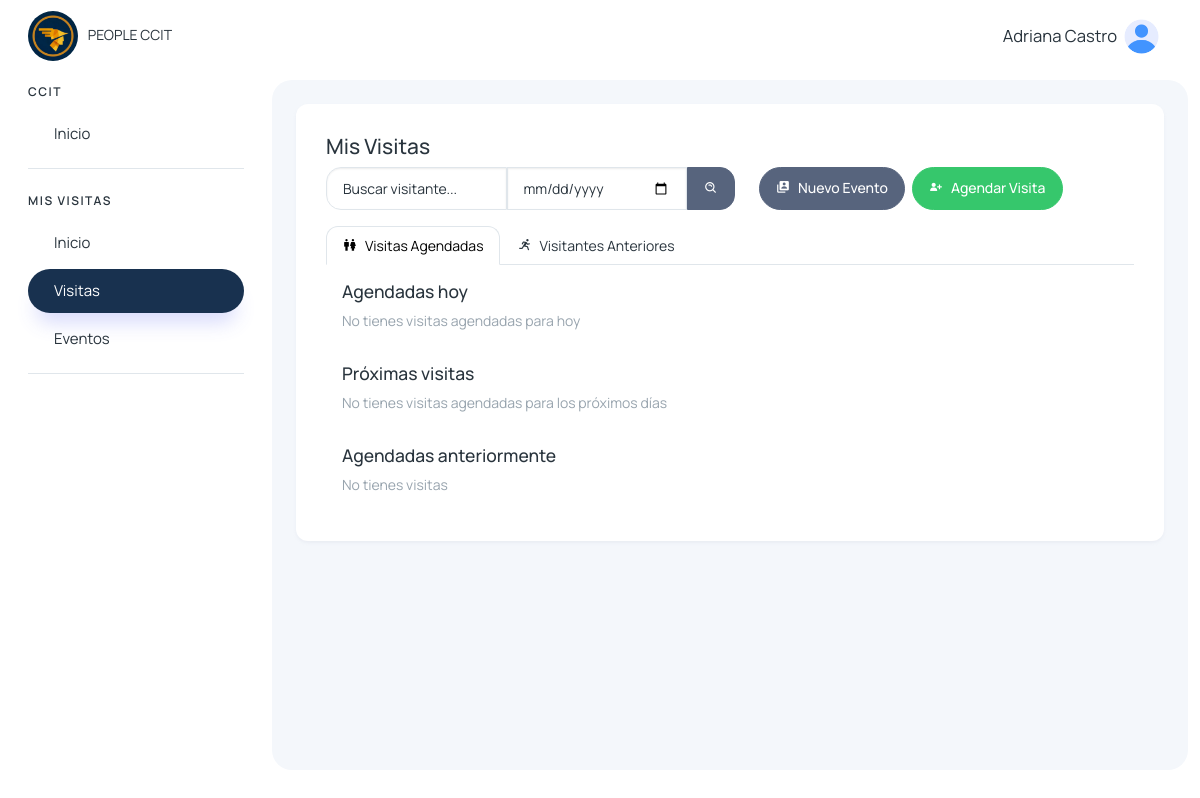
The page /colaborador/visitas/ (signed in) on the database as committed earlier.
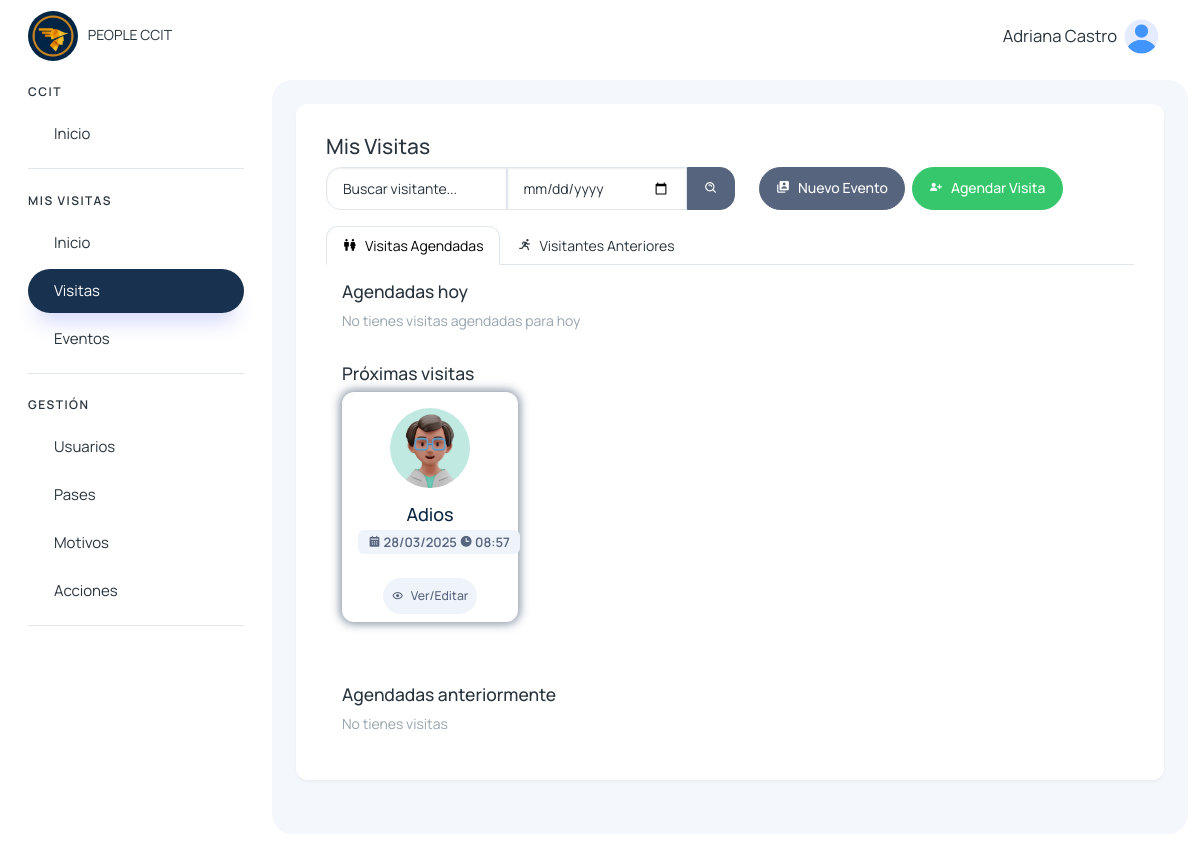
The same page on the database as committed later.
### visitantes/models.py (models this page shows, shortened)
class Visita(models.Model):
    cod_visita = models.CharField(max_length=50, unique=True)
    visitante = models.CharField(max_length=500)
    motivo = models.TextField()
    accion = models.TextField(null=True, blank=True)
    tipo = models.TextField()
    agendado_presente = models.CharField(max_length=500, null=True, blank=True)
    estado_visitante = models.CharField(max_length=500, null=True, blank=True)
    area_departamento = models.CharField(max_length=255)
    fecha_visita = models.DateField()
    hora_ingreso = models.TimeField()
    hora_salida = models.TimeField(null=True, blank=True)
    persona_visitada = models.ForeignKey(User, on_delete=models.CASCADE, related_name='visitas_recibidas')
    usuario_registro = models.ForeignKey(User, on_delete=models.CASCADE, related_name='visitas_registradas')
    num_pase = models.CharField(max_length=50, null=True, blank=True)
    foto_documento_identificacion = models.ImageField(upload_to='visitantes/', blank=True, null=True)
    created_at = models.DateTimeField(auto_now_add=True)
    updated_at = models.DateTimeField(auto_now=True)

### colaboradores/views.py (the view)
# urls.py: path('colaborador/visitas/', views.visitas_colaborador, name='visitas_colaborador'),
@login_required
def visitas_colaborador(request):
    today = timezone.localdate()
    visitas_dentro = Visita.objects.filter(estado_visitante='out', persona_visitada= request.user.id).order_by('fecha_visita', 'hora_ingreso')
    visitas_agendadas = Visita.objects.filter(
        Q(estado_visitante='agendado', agendado_presente='agendado', persona_visitada= request.user.id),
        fecha_visita=today
    ).order_by('fecha_visita', 'hora_ingreso')
    visitas_proximas_agendadas = Visita.objects.filter(
        Q(estado_visitante='agendado', agendado_presente='agendado', persona_visitada= request.user.id),
        fecha_visita__gt=today
    ).order_by('fecha_visita', 'hora_ingreso')
    visitas_agendadas_anteriormente = Visita.objects.filter(
        Q(agendado_presente='agendado', persona_visitada= request.user.id),
        fecha_visita__lt=today
    ).exclude(estado_visitante='in').order_by('fecha_visita', 'hora_ingreso')
    visitantes_visita = VisitanesVisita.objects.all()
    pertenencias = PertenenciasVisitante.objects.all()
    pases = PaseAcceso.objects.all()
    eventos_hoy = EventoCapacitacion.objects.filter(organizador= request.user.id, fecha=today).order_by('fecha', 'hora_inicio')
    eventos_proximos = EventoCapacitacion.objects.filter(organizador= request.user.id, fecha__gt=today).order_by('fecha', 'hora_inicio')
    eventos_anteriores = EventoCapacitacion.objects.filter(organizador= request.user.id, fecha__lt=today).order_by('fecha', 'hora_inicio')
    visitante_por_documento = {v.documento_identificacion: v.nombre for v in visitantes_visita}
    visitas_info = {}
    for visita in visitas_dentro:
        visitas_info[visita.cod_visita] = {
            'visita': visita,
            'visitantes': [v for v in visitantes_visita if v.cod_visita == visita.cod_visita],
            'pertenencias': [p for p in pertenencias if p.cod_visita == visita.cod_visita],
        }
    visitas_agendadas_info = {}
    for visita in visitas_agendadas:
        visitas_agendadas_info[visita.cod_visita] = {
            'visita': visita,
            'visitantes': [v for v in visitantes_visita if v.cod_visita == visita.cod_visita],
            'pertenencias': [p for p in pertenencias if p.cod_visita == visita.cod_visita],
        }
    visitas_proximas_agendadas_info = {}
    for visita in visitas_proximas_agendadas:
        visitas_proximas_agendadas_info[visita.cod_visita] = {
            'visita': visita,
            'visitantes': [v for v in visitantes_visita if v.cod_visita == visita.cod_visita],
            'pertenencias': [p for p in pertenencias if p.cod_visita == visita.cod_visita],
        }
    visitas_agendadas_anteriormente_info = {}
    for visita in visitas_agendadas_anteriormente:
        visitas_agendadas_anteriormente_info[visita.cod_visita] = {
            'visita': visita,
            'visitantes': [v for v in visitantes_visita if v.cod_visita == visita.cod_visita],
            'pertenencias': [p for p in pertenencias if p.cod_visita == visita.cod_visita],
        }
    return render(request, 'visitantes/colaborador/visitas.html', {
        'visitas_dentro': visitas_dentro,
        'visitas_agendadas': visitas_agendadas,
        'visitas_proximas_agendadas': visitas_proximas_agendadas,
        'visitas_agendadas_anteriormente': visitas_agendadas_anteriormente,
        'visitantes_visita': visitantes_visita,
        'pertenencias': pertenencias,
        'visitas_info': visitas_info,
        'visitas_agendadas_info': visitas_agendadas_info,
        'visitas_proximas_agendadas_info': visitas_proximas_agendadas_info,
        'visitas_agendadas_anteriormente_info': visitas_agendadas_anteriormente_info,
        'pases': pases,
        'eventos_hoy': eventos_hoy,
        'eventos_proximos': eventos_proximos,
        'eventos_anteriores': eventos_anteriores,
        'visitante_por_documento': visitante_por_documento,
    })

### usuarios/templatetags/menu_tags.py (called while the page is built)
@register.simple_tag(takes_context=True)
def active(context, *url_names):
    request = context.get('request')
    if not request:
        return ''
    current_url = request.resolver_match.url_name
    if current_url in url_names:
        return 'active'
    return ''

### visitantes/context_processors.py (called while the page is built)
def grupos_usuario(request):
    if request.user.is_authenticated:
        grupos = request.user.groups.all()
        usuarios = User.objects.filter(is_active=True)  # Solo usuarios activos
    else:
        grupos = []
        usuarios = []
    return {
        'user_grupos': grupos,
        'users': usuarios,
    }

### templates/visitantes/colaborador/visitas.html (shortened to what the changed rows need)
{% extends 'layout/layout.html' %}
{% block content %}
{% load static %}
{% load dict_extras %}
<div>
    <div class="tab-content">
        <div class="tab-pane active" id="v_agendada" role="tabpanel">
            <div class="row p-3">
                <h5 data-aos="zoom-in">Próximas visitas</h5>
                {% for visita in visitas_proximas_agendadas %}
                <div class="col-12 col-sm-12 col-md-6 col-lg-3 col-xl-3" data-aos="zoom-in">
                    <div class="card hover-img card-visita-dentro">
                        <div class="card-body p-3 text-center border-none">
                            <img src="{% static '/assets/images/profile/user-3.jpg' %}" alt="matdash-img" class="rounded-circle mb-3" width="80" height="80">
                            <h4 class="card-title mb-1">{{visita.visitante}}</h4>
                            <span class="badge text-bg-light text-secondary">
                                <i class='bx bxs-calendar'></i> {{visita.fecha_visita | date:'d/m/Y' }}
                                <i class='bx bxs-time' ></i> {{visita.hora_ingreso}}
                            </span>
                        </div>
                        <ul class="px-2 py-2 list-unstyled d-flex align-items-center justify-content-center mb-0">
                            <a class="btn btn-light btn-sm text-secondary d-flex align-items-center justify-content-center p-2" href="{% url 'detalle_visita_agendada' visita.id %}">
                                <i class='bx bx-show' style="margin-right: 7px;"></i> Ver/Editar
                            </a>
                        </ul>
                    </div>
                </div>
                {% empty %}
                <div class="col-12" data-aos="zoom-in">
                    No tienes visitas agendadas para los próximos días
                </div>
                {% endfor %}
            </div>
        </div>
    </div>
</div>
{% endblock %}

### templates/layout/layout.html (shortened to what the changed rows need)
{% load static %}
{% load menu_tags %}
<!DOCTYPE html>
<html lang="en">
<head>
    <link href='https://unpkg.com/boxicons@2.1.4/css/boxicons.min.css' rel='stylesheet'>
    <link href="https://unpkg.com/aos@2.3.1/dist/aos.css" rel="stylesheet">
    <link rel="stylesheet" href="https://cdn.jsdelivr.net/npm/sweetalert2@11.4.4/dist/sweetalert2.min.css">
    <link rel="stylesheet" href="{% static '/assets/css/styles.min.css' %}" />
</head>
<body>
  <div class="page-wrapper" id="main-wrapper" data-layout="vertical" data-navbarbg="skin6" data-sidebartype="full"
  data-sidebar-position="fixed" data-header-position="fixed">
    <aside class="left-sidebar">
        <div>
            <nav class="sidebar-nav scroll-sidebar" data-simplebar="">
                <ul id="sidebarnav">
                    {% for grupo in user_grupos %}
                        {% if grupo.name == "visitas_colaborador_group" or grupo.name == 'visitas_it_group' or grupo.name == "super_admin" %}
                            <li class="nav-small-cap">
                                <span class="hide-menu">MIS VISITAS</span>
                            </li>
                            <li class="sidebar-item">
                                <a class="sidebar-link {% active 'colaboradores_home' 'buscar_inicio_colaborador' %}" href="{% url 'colaboradores_home' %}" aria-expanded="false">
                                    <span class="hide-menu">Inicio</span>
                                </a>
                            </li>
                            <li class="sidebar-item">
                                <a class="sidebar-link {% active 'visitas_colaborador' 'buscar_visitas_colaborador' 'colaboradores-nueva-visita' 'salida_mea_visita' 'detalle_visita_agendada' 'detalle_visita_dentro' 'nueva-visita-agendada' 'editar_visita_agendada' %}" href="{% url 'visitas_colaborador' %}" aria-expanded="false">
                                    <span class="hide-menu">Visitas</span>
                                </a>
                            </li>
                            <li class="sidebar-item">
                                <a class="sidebar-link {% active 'eventos_capacitaciones_colaborador' 'buscar_eventos_colaborador' 'nuevo_evento' 'actualizar_participante' 'detalles_evento_visitas' 'detalles_evento' %}" href="{% url 'eventos_capacitaciones_colaborador' %}" aria-expanded="false">
                                    <span class="hide-menu">Eventos</span>
                                </a>
                            </li>
                        {% endif %}
                    {% endfor %}
                    {% for grupo in user_grupos %}
                        {% if grupo.name == "visitas_it_group" or grupo.name == "super_admin" %}
                            <li class="nav-small-cap">
                                <span class="hide-menu">GESTIÓN</span>
                            </li>
                            <li class="sidebar-item">
                                <a class="sidebar-link {% active 'user_list' 'buscar_user' 'edit_user' 'delete_user' 'reset_user_password' 'create_user' 'cambiar_estado_usuario' 'reset_password' 'change_password_reset' %}" href="{% url 'user_list' %}" aria-expanded="false">
                                    <span class="hide-menu">Usuarios</span>
                                </a>
                            </li>
                            <li class="sidebar-item">
                                <a class="sidebar-link {% active 'pases' 'buscar_pase' 'crear_pase' 'editar_pase' %}" href="{% url 'pases' %}" aria-expanded="false">
                                    <span class="hide-menu">Pases</span>
                                </a>
                            </li>
                            <li class="sidebar-item">
                                <a class="sidebar-link {% active 'motivos' %}" href="{% url 'motivos' %}" aria-expanded="false">
                                    <span class="hide-menu">Motivos</span>
                                </a>
                            </li>
                            <li class="sidebar-item">
                                <a class="sidebar-link {% active 'acciones' %}" href="{% url 'acciones' %}" aria-expanded="false">
                                    <span class="hide-menu">Acciones</span>
                                </a>
                            </li>
                        {% endif %}
                    {% endfor %}
                </ul>
            </nav>
        </div>
    </aside>
  <div class="body-wrapper">
            <div class="body-wrapper-inner">
                <div class="container-fluid">
                    <div class="card">
                        <div class="card-body">
                            {% block content %} {% endblock %}
                        </div>
                    </div>
                </div>
            </div>
        </div>
    </div>
</body>
</html>

Rows that differ between the two databases and show on the page:
added Visita: visitante "Adios", fecha_visita "28/03/2025", hora_ingreso "08:57"
Other text that changed with them:
text no longer shown: "No tienes visitas agendadas para los próximos días"
